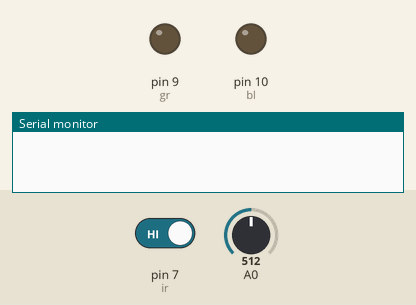
The sketch below on a simulated Arduino Uno, built with avr-gcc and run on an emulated ATmega328P. Shown: output pins drawn as LEDs (lit = HIGH), the last lines printed to the serial monitor. The inputs (shaded band) are chosen by the test bench; at power-on: pin 7 (ir) HIGH, A0 = 512.

Above: at 5.2 s.
5.3 s: pin 7 (ir) driven LOW
At 7.6 s:
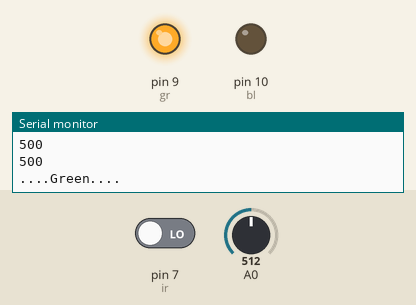
8.3 s: A0 set to 108
11.3 s: A0 set to 91
At 14.7 s:
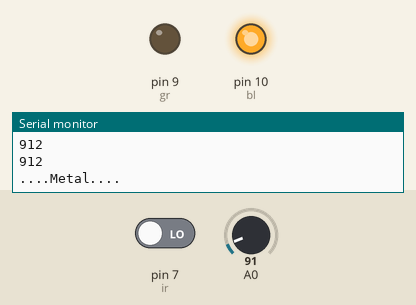
Timing chart, 0 to 20.3 s (numbered marks = the images above; inputs shaded):
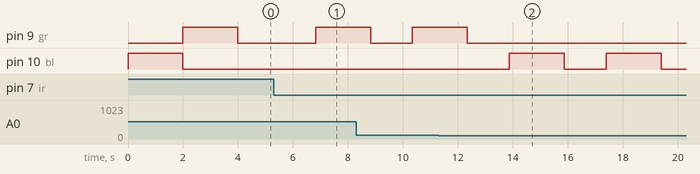

Measured:
- the behaviour switches between 103 and 102 on A0 (found by bisection; images 1 and 2)
- after the input at 5.3 s, pin 9 (gr): LOW → HIGH after 1.5 s
- after the input at 11.3 s, pin 9 (gr): goes on until 12.3 s, then stays LOW; pin 10 (bl): alternates HIGH for 2.0 s and LOW for 1.5 s, starting after 2.6 s

The sketch:

ir_moisture.ino
```cpp
const unsigned long Interval = 1500;
unsigned long startT = 0;


int ir = 7;
int gr = 9;
int bl = 10;

void blue(){
  digitalWrite(bl,HIGH);
  delay(2000);
  digitalWrite(bl,LOW);
}

void green(){
  digitalWrite(gr,HIGH);
  delay(2000);
  digitalWrite(gr,LOW);
}


void setup() {
  // put your setup code here, to run once:

 Serial.begin(9600);

  pinMode(A0, INPUT);

  pinMode(ir, INPUT);

  pinMode(gr, OUTPUT);
  pinMode(bl, OUTPUT);

  blue();
  green();

}


void loop() {
  // put your main code here, to run repeatedly:

int k = 0;

unsigned long currentT;

while(digitalRead(ir) == LOW){

  if(k == 0){
  startT = millis();
  currentT = millis();
  k = 1;
  }
  if(k ==1){
    currentT = millis();
  }

  int a = map(analogRead(A0), 0, 1023, 1000, 0);
  Serial.println(a);

  if((currentT - startT) < Interval){
    //Serial.println(currentT - startT);
    continue;
  }

  if(((currentT - startT) > Interval) && (a < 20)){
    Serial.println("....Blue....");
    blue();
    break;
  }

  if(((currentT - startT) > Interval) && (a > 900)){
    Serial.println("....Metal....");
    blue();
    break;
  }

  if(((currentT - startT) > Interval) && (a > 20)){
    Serial.println("....Green....");
    green();
    break;
  }


}


//int a = analogRead(A0);
//Serial.println(a);


}
```
